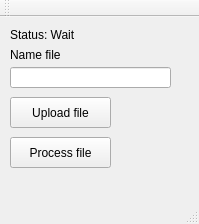
<?xml version="1.0" encoding="UTF-8"?>
<ui version="4.0">
 <class>MainWindow</class>
 <widget class="QMainWindow" name="MainWindow">
  <property name="geometry">
   <rect>
    <x>0</x>
    <y>0</y>
    <width>199</width>
    <height>224</height>
   </rect>
  </property>
  <property name="windowTitle">
   <string>MainWindow</string>
  </property>
  <widget class="QWidget" name="centralWidget">
   <widget class="QLineEdit" name="lineEdit">
    <property name="geometry">
     <rect>
      <x>10</x>
      <y>50</y>
      <width>161</width>
      <height>21</height>
     </rect>
    </property>
    <property name="dragEnabled">
     <bool>false</bool>
    </property>
    <property name="readOnly">
     <bool>false</bool>
    </property>
   </widget>
   <widget class="QLabel" name="label">
    <property name="geometry">
     <rect>
      <x>10</x>
      <y>10</y>
      <width>161</width>
      <height>16</height>
     </rect>
    </property>
    <property name="text">
     <string>Status: Wait</string>
    </property>
   </widget>
   <widget class="QPushButton" name="pushButton">
    <property name="geometry">
     <rect>
      <x>10</x>
      <y>80</y>
      <width>101</width>
      <height>31</height>
     </rect>
    </property>
    <property name="text">
     <string>Upload file</string>
    </property>
   </widget>
   <widget class="QLabel" name="label_2">
    <property name="geometry">
     <rect>
      <x>10</x>
      <y>30</y>
      <width>161</width>
      <height>16</height>
     </rect>
    </property>
    <property name="text">
     <string>Name file</string>
    </property>
   </widget>
   <widget class="QPushButton" name="pushButton_2">
    <property name="geometry">
     <rect>
      <x>10</x>
      <y>120</y>
      <width>101</width>
      <height>31</height>
     </rect>
    </property>
    <property name="text">
     <string>Process file</string>
    </property>
   </widget>
  </widget>
  <widget class="QMenuBar" name="menuBar">
   <property name="geometry">
    <rect>
     <x>0</x>
     <y>0</y>
     <width>199</width>
     <height>21</height>
    </rect>
   </property>
  </widget>
  <widget class="QToolBar" name="mainToolBar">
   <attribute name="toolBarArea">
    <enum>TopToolBarArea</enum>
   </attribute>
   <attribute name="toolBarBreak">
    <bool>false</bool>
   </attribute>
  </widget>
  <widget class="QStatusBar" name="statusBar"/>
 </widget>
 <layoutdefault spacing="6" margin="11"/>
 <resources/>
 <connections/>
</ui>
